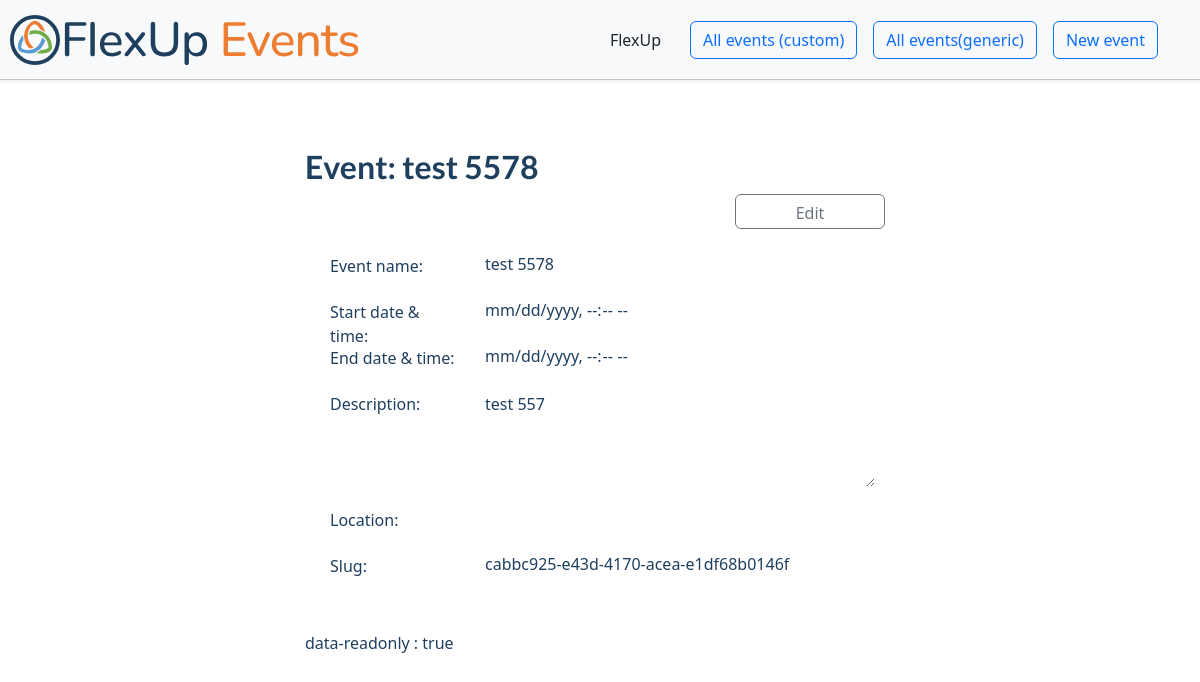
/event/cabbc925-e43d-4170-acea-e1df68b0146f/, run on the app's committed database.
### events/models.py (models this page shows, shortened)
class Event(models.Model):
    name = models.CharField(max_length=100, verbose_name='Event name')
    start_datetime = models.DateTimeField(verbose_name="Start date & time", blank=True, null=True)
    end_datetime = models.DateTimeField(verbose_name="End date & time", blank=True, null=True)
    description = models.TextField(verbose_name='Description', blank=True, null=True)
    location = models.CharField(max_length=200, verbose_name='Location', blank=True, null=True)
    slug = models.SlugField(unique=True, default=uuid4)

### events/views.py (the view)
# urls.py: path('event/', event_view, name='event_create'),            # Create mode
def event_view(request, slug=None):
    if slug:
        event_instance = get_object_or_404(Event, slug=slug)
    else:
        event_instance = None
    if request.method == 'POST':
        form = EventForm(request.POST, instance=event_instance)
        if form.is_valid():
            saved_event = form.save()
            return redirect('events')
    else:
        form = EventForm(instance=event_instance)
    return render(request, 'event.html', {
        'form': form,
        'event': event_instance,
    })

### events/forms.py
class EventForm(forms.ModelForm):
    class Meta:
        model = Event
        fields = '__all__'
        widgets = {
            'start_datetime': forms.DateTimeInput(attrs={'type': 'datetime-local'}),
            'end_datetime': forms.DateTimeInput(attrs={'type': 'datetime-local'}),
            'slug': forms.TextInput(attrs={
                'title': 'This field is auto-generated to create a unique URL for the event. Click on it to copy it to the clipboard. Save it and share it with the participants.',
                'style': 'cursor: help;',
                'readonly': 'readonly'
            }),
        }

### templates/event.html (shortened to what this page needs)
{% extends 'base.html' %}
{% load static %}
{% block content %}
<div>
    <h2> {% if event %} Event: {{ event.name }} {% else %} Create a new event {% endif %} </h2>
    <div class="d-flex justify-content-end ">
      {% if event %}
      <button id="edit-button" onclick="toggleEditMode()" class="btn btn-outline-secondary">Edit</button>
      {% endif %}
    </div>
    <form method="POST" id="event-form" {% if event %} data-readonly="true" {% endif %}>
        {{ form.as_p }}
    </form>
        <p>data-readonly : <span id="is_readonly">Unknown</span></p>
</div>
{% endblock %}

### static/css/flexup.css (style rules this page uses)
html { font-family: 'Open Sans', 'Lato', sans-serif; }
:root { --flexup-dark-blue: #1F3F5F; --flexup-green: #70AD47; --flexup-orange: #ED7D31; --flexup-light-blue: #5B9BD5; }
.colored-background { color: var(--flexup-dark-blue); }
h1, h2, h3 { font-family: 'Lato', sans-serif; font-weight: bold; }
form { padding: 20px; display: flex; flex-direction: column; max-width: 600px; }
form>* { display: flex; justify-content: left; align-items: center; }
form label { width: 140px; height: 30px; margin-right: 10px; padding: 5px; align-self: flex-start; }
form textarea { height: 100px; min-height: 50px; max-height: 200px; }
form input, textarea, select { color: var(--flexup-dark-blue); width: 400px; outline: 1px solid #80bdff; border:none; border-radius: 3px; padding: 5 10px; }
form input:disabled, form input:read-only, form textarea:disabled, form select:disabled { outline-color:rgb(255, 255, 255); background-color:white; }
form>*>input[type="datetime-local"], form>*>input[type="date"] { width: 200px; }
form>*>input { height: 30px; }
button { padding: 5 10px; width: 150px; height: 35px; justify-content: center; border: none; border-radius: 3px; background-color: var(--flexup-light-blue); color: white; cursor: pointer; }
#edit-button { margin: 0 10px; }

### data on the page
Event: name "test 5578", description "test 557", slug "cabbc925-e43d-4170-acea-e1df68b0146f"
